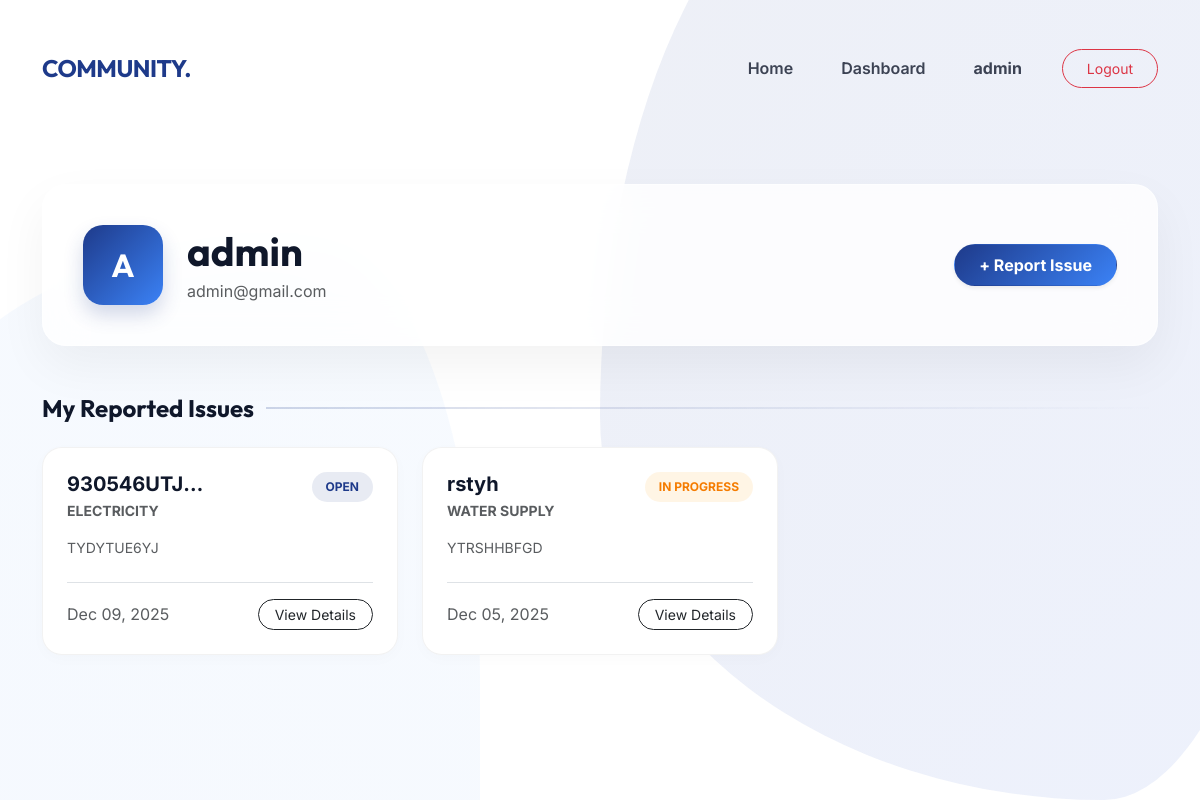
The app's page /profile/ (signed in), older data.
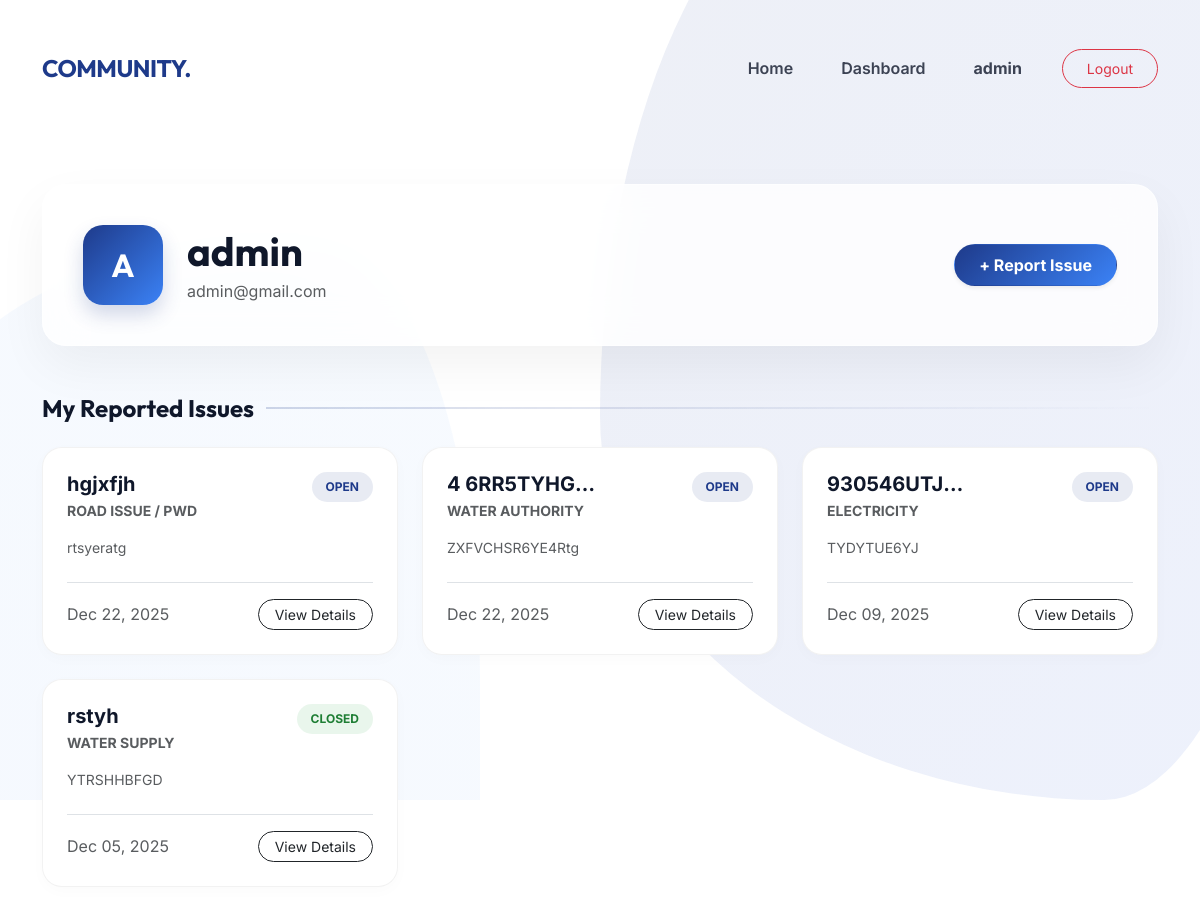
The same page, newer data.
### userapp/models.py (models this page shows, shortened)
class CustomUser(AbstractUser):
    ROLE_CHOICES = (
        ('admin', 'Admin'),
        ('user', 'User'),
    )
    role = models.CharField(
        max_length=10,
        choices=ROLE_CHOICES,
        default='user'
    )

class IssueReport(models.Model):
    CHOICE = [
        ('pwd', 'Road Issue / PWD'),
        ('water', 'Water Authority'),
        ('kseb', 'Electricity / KSEB'),
        ('police', 'Police Station'),
        ('other', 'Other'),
    ]
    user = models.ForeignKey(CustomUser, on_delete=models.CASCADE)
    title = models.CharField(max_length=200)
    category = models.CharField(max_length=100, choices=CHOICE, null=True, blank=True)
    latitude = models.FloatField(null=True, blank=True)
    longitude = models.FloatField(null=True, blank=True)
    address = models.CharField(max_length=255, null=True, blank=True)
    contry = models.CharField(max_length=100,  null=True, blank=True)
    state = models.CharField(max_length=100, null=True, blank=True)
    city = models.CharField(max_length=100, null=True, blank=True)
    landmark = models.CharField(max_length=255, null=True, blank=True)
    status = models.CharField(max_length=50,
                              choices=[('Open', 'Open'), ('In Progress', 'In Progress'), ('Closed', 'Closed')],
                             default='Open')
    description = models.TextField()
    image = models.ImageField(upload_to='issue_images/', blank=True, null=True)
    created_at = models.DateTimeField(auto_now_add=True)

### userapp/permission.py (the view)
    def wrapper(request, *args, **kwargs):
        if not request.user.is_authenticated:
            return redirect("/login/")
        return view_func(request, *args, **kwargs)

### userapp/permission.py (called while the page is built)
def login_required(view_func):
    def wrapper(request, *args, **kwargs):
        if not request.user.is_authenticated:
            return redirect("/login/")
        return view_func(request, *args, **kwargs)
    return wrapper

### userapp/views.py (called while the page is built)
@login_required
def profile(request):
    issues = IssueReport.objects.filter(user=request.user).order_by('-created_at')
    return render(request, 'userapp/profile.html', {'issues': issues})

### userapp/templates/userapp/profile.html (shortened to what this page needs)
{% load static %}
<!DOCTYPE html>
<html lang="en">
<head>
    <link href="https://cdn.jsdelivr.net/npm/bootstrap@5.3.2/dist/css/bootstrap.min.css" rel="stylesheet">
</head>
<body>
    <div class="bg-curves">
        <div class="bg-shape-1"></div>
    </div>
    <nav class="navbar navbar-expand-lg">
        <div class="container">
            <a class="navbar-brand" href="/">COMMUNITY<span>.</span></a>
            <div class="navbar" id="navMain">
                <ul class="navbar-nav ms-auto align-items-center">
                    <li class="nav-item"><a class="nav-link" href="/">Home</a></li>
                    {% if user.is_staff or user.is_superuser or user.role == 'admin' %}
                    <li class="nav-item"><a class="nav-link" href="/admin-dashboard/">Dashboard</a></li>
                    {% endif %}
                    <li class="nav-item"><a class="nav-link fw-bold" href="/profile/">{{ user.username }}</a></li>
                    <li class="nav-item ms-lg-3"><a href="/logout/"
                            class="btn btn-sm btn-outline-danger px-4 py-2 rounded-pill">Logout</a></li>
                </ul>
            </div>
        </div>
    </nav>
    <main class="container my-5">
        <div class="profile-card d-flex flex-column flex-md-row align-items-center gap-4">
            <div class="user-avatar">{{ user.username|make_list|first|upper }}</div>
            <div class="text-center text-md-start">
                <h1 class="fw-bold mb-1" style="font-family:var(--font-heading);">{{ user.username }}</h1>
                <p class="text-muted mb-0">{{ user.email }}</p>
            </div>
            <div class="ms-md-auto">
                <a href="/report-issue/" class="btn shadow-sm text-white rounded-pill px-4 py-2"
                    style="background:linear-gradient(135deg,var(--primary),var(--secondary)); text-decoration:none; font-weight:700;">+
                    Report Issue</a>
            </div>
        </div>
        <section>
            <h3 class="section-title">My Reported Issues</h3>
            <div class="row row-cols-1 row-cols-md-2 row-cols-lg-3 g-4">
                {% for issue in issues %}
                <div class="col">
                    <div class="issue-card d-flex flex-column">
                        <div class="d-flex justify-content-between align-items-start mb-3">
                            <div>
                                <h5 class="fw-bold mb-1 text-truncate" style="max-width:150px;">{{ issue.title }}</h5>
                                <div class="text-muted small text-uppercase fw-bold">{{ issue.get_category_display }}
                                </div>
                            </div>
                            {% if issue.status == "Open" %}
                            <span class="status-badge bg-premium-blue">Open</span>
                            {% elif issue.status == "In Progress" %}
                            <span class="status-badge bg-premium-orange">In Progress</span>
                            {% else %}
                            <span class="status-badge bg-premium-green">Closed</span>
                            {% endif %}
                        </div>
                        <p class="text-muted small mb-4 flex-grow-1">{{ issue.description|truncatewords:20 }}</p>
                        <div class="d-flex justify-content-between align-items-center mt-auto border-top pt-3">
                            <span class="text-muted extra-small">{{ issue.created_at|date:"M d, Y" }}</span>
                            <a href="/issue/{{ issue.id }}/" class="btn btn-sm btn-outline-dark rounded-pill px-3">View
                                Details</a>
                        </div>
                    </div>
                </div>
                {% endfor %}
            </div>
        </section>
    </main>
</body>
</html>

### userapp/templates/userapp/profile.html (style rules this page uses)
:root { --primary: #1e3a8a; --secondary: #3b82f6; --dark: #0f172a; --light: #f8fafc; --white: #ffffff; --font-main: 'Inter', sans-serif; --font-heading: 'Outfit', sans-serif; }
body { font-family: var(--font-main); color: var(--dark); background-color: var(--white); overflow-x: hidden; margin: 0; padding: 0; min-height: 100vh; }
.bg-curves { position: fixed; top: 0; right: 0; width: 100%; height: 100vh; z-index: -1; overflow: hidden; }
.bg-shape-1 { position: absolute; top: -20%; right: -10%; width: 60%; height: 120%; background: linear-gradient(135deg, #1e3a8a, #1d4ed8); border-radius: 40% 60% 30% 70% / 60% 30% 70% 40%; opacity: 0.08; animation: drift 20s infinite alternate ease-in-out; }
.navbar { padding: 1.5rem 0; background: transparent !important; transition: all 0.3s ease; }
.navbar-brand { font-family: var(--font-heading); font-weight: 700; font-size: 1.5rem; color: var(--primary) !important; letter-spacing: -0.02em; }
.nav-link { font-weight: 600; color: var(--dark) !important; margin: 0 1rem; opacity: 0.8; transition: 0.3s; }
.profile-card { background: rgba(255, 255, 255, 0.8); backdrop-filter: blur(20px); border-radius: 24px; padding: 2.5rem; box-shadow: 0 20px 50px rgba(0, 0, 0, 0.05); border: 1px solid rgba(255, 255, 255, 0.5); margin-bottom: 3rem; }
.user-avatar { width: 80px; height: 80px; border-radius: 20px; background: linear-gradient(135deg, var(--primary), var(--secondary)); color: white; display: flex; align-items: center; justify-content: center; font-family: var(--font-heading); font-weight: 700; font-size: 2rem; box-shadow: 0 10px 20px rgba(30, 58, 138, 0.2); }
.issue-card { background: var(--white); border-radius: 20px; border: 1px solid rgba(0, 0, 0, 0.05); box-shadow: 0 4px 15px rgba(0, 0, 0, 0.02); transition: all 0.3s ease; height: 100%; overflow: hidden; padding: 1.5rem; }
.status-badge { font-size: 0.75rem; font-weight: 700; padding: 6px 14px; border-radius: 100px; text-transform: uppercase; }
.bg-premium-blue { background: rgba(30, 58, 138, 0.1); color: var(--primary); }
.bg-premium-green { background: rgba(40, 167, 69, 0.1); color: #1e7e34; }
.section-title { font-family: var(--font-heading); font-weight: 700; font-size: 1.5rem; margin-bottom: 1.5rem; display: flex; align-items: center; gap: 12px; }
.section-title::after { content: ''; height: 2px; flex-grow: 1; background: linear-gradient(to right, rgba(30, 58, 138, 0.2), transparent); }

Row changes from the older to the newer data that the page shows:
added IssueReport: title "hgjxfjh", category "ROAD ISSUE / PWD", status "OPEN", description "rtsyeratg", created_at "Dec 22, 2025"
added IssueReport: title "4 6RR5TYHG…", category "WATER AUTHORITY", status "OPEN", description "ZXFVCHSR6YE4Rtg", created_at "Dec 22, 2025"
changed IssueReport "rstyh": status "IN PROGRESS" → "CLOSED"
